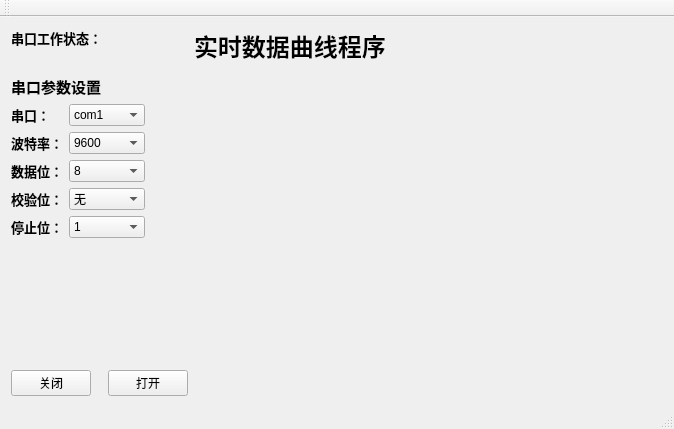
<?xml version="1.0" encoding="UTF-8"?>
<ui version="4.0">
 <class>MainWindow</class>
 <widget class="QMainWindow" name="MainWindow">
  <property name="geometry">
   <rect>
    <x>0</x>
    <y>0</y>
    <width>674</width>
    <height>429</height>
   </rect>
  </property>
  <property name="windowTitle">
   <string>MainWindow</string>
  </property>
  <widget class="QWidget" name="centralWidget">
   <layout class="QHBoxLayout" name="horizontalLayout">
    <item>
     <layout class="QGridLayout" name="gridLayout_2">
      <item row="0" column="0" colspan="4">
       <widget class="QLabel" name="label_2">
        <property name="sizePolicy">
         <sizepolicy hsizetype="Fixed" vsizetype="Fixed">
          <horstretch>0</horstretch>
          <verstretch>0</verstretch>
         </sizepolicy>
        </property>
        <property name="text">
         <string>&lt;html&gt;&lt;head/&gt;&lt;body&gt;&lt;p&gt;&lt;span style=&quot; font-size:10pt; font-weight:600;&quot;&gt;串口工作状态：&lt;/span&gt;&lt;/p&gt;&lt;/body&gt;&lt;/html&gt;</string>
        </property>
       </widget>
      </item>
      <item row="0" column="5" rowspan="2">
       <widget class="QLabel" name="label">
        <property name="sizePolicy">
         <sizepolicy hsizetype="Expanding" vsizetype="Preferred">
          <horstretch>0</horstretch>
          <verstretch>0</verstretch>
         </sizepolicy>
        </property>
        <property name="text">
         <string>&lt;html&gt;&lt;head/&gt;&lt;body&gt;&lt;p&gt;&lt;span style=&quot; font-size:18pt; font-weight:600;&quot;&gt;实时数据曲线程序&lt;/span&gt;&lt;/p&gt;&lt;/body&gt;&lt;/html&gt;</string>
        </property>
       </widget>
      </item>
      <item row="2" column="5" rowspan="12">
       <widget class="QCustomPlot" name="customPlot" native="true">
        <property name="enabled">
         <bool>true</bool>
        </property>
        <property name="sizePolicy">
         <sizepolicy hsizetype="Expanding" vsizetype="Expanding">
          <horstretch>0</horstretch>
          <verstretch>0</verstretch>
         </sizepolicy>
        </property>
        <zorder>horizontalSpacer_2</zorder>
       </widget>
      </item>
      <item row="3" column="0" colspan="4">
       <widget class="QLabel" name="label_4">
        <property name="sizePolicy">
         <sizepolicy hsizetype="Fixed" vsizetype="Preferred">
          <horstretch>0</horstretch>
          <verstretch>0</verstretch>
         </sizepolicy>
        </property>
        <property name="text">
         <string>&lt;html&gt;&lt;head/&gt;&lt;body&gt;&lt;p&gt;&lt;span style=&quot; font-size:11pt; font-weight:600;&quot;&gt;串口参数设置&lt;/span&gt;&lt;/p&gt;&lt;/body&gt;&lt;/html&gt;</string>
        </property>
       </widget>
      </item>
      <item row="12" column="1" colspan="3">
       <spacer name="verticalSpacer">
        <property name="orientation">
         <enum>Qt::Vertical</enum>
        </property>
        <property name="sizeHint" stdset="0">
         <size>
          <width>53</width>
          <height>118</height>
         </size>
        </property>
       </spacer>
      </item>
      <item row="13" column="0" colspan="3">
       <widget class="QPushButton" name="StopUartbtn">
        <property name="sizePolicy">
         <sizepolicy hsizetype="Fixed" vsizetype="Fixed">
          <horstretch>0</horstretch>
          <verstretch>0</verstretch>
         </sizepolicy>
        </property>
        <property name="text">
         <string>关闭</string>
        </property>
       </widget>
      </item>
      <item row="4" column="0" colspan="2">
       <widget class="QLabel" name="label_10">
        <property name="text">
         <string>&lt;html&gt;&lt;head/&gt;&lt;body&gt;&lt;p&gt;&lt;span style=&quot; font-size:10pt; font-weight:600;&quot;&gt;串口：&lt;/span&gt;&lt;/p&gt;&lt;/body&gt;&lt;/html&gt;</string>
        </property>
       </widget>
      </item>
      <item row="11" column="0" colspan="2">
       <widget class="QLabel" name="label_14">
        <property name="text">
         <string>&lt;html&gt;&lt;head/&gt;&lt;body&gt;&lt;p&gt;&lt;span style=&quot; font-size:10pt; font-weight:600;&quot;&gt;停止位：&lt;/span&gt;&lt;/p&gt;&lt;/body&gt;&lt;/html&gt;</string>
        </property>
       </widget>
      </item>
      <item row="9" column="0" rowspan="2" colspan="2">
       <widget class="QLabel" name="label_13">
        <property name="text">
         <string>&lt;html&gt;&lt;head/&gt;&lt;body&gt;&lt;p&gt;&lt;span style=&quot; font-size:10pt; font-weight:600;&quot;&gt;校验位：&lt;/span&gt;&lt;/p&gt;&lt;/body&gt;&lt;/html&gt;</string>
        </property>
       </widget>
      </item>
      <item row="7" column="0" rowspan="2" colspan="2">
       <widget class="QLabel" name="label_12">
        <property name="text">
         <string>&lt;html&gt;&lt;head/&gt;&lt;body&gt;&lt;p&gt;&lt;span style=&quot; font-size:10pt; font-weight:600;&quot;&gt;数据位：&lt;/span&gt;&lt;/p&gt;&lt;/body&gt;&lt;/html&gt;</string>
        </property>
       </widget>
      </item>
      <item row="5" column="0" rowspan="2" colspan="2">
       <widget class="QLabel" name="label_11">
        <property name="text">
         <string>&lt;html&gt;&lt;head/&gt;&lt;body&gt;&lt;p&gt;&lt;span style=&quot; font-size:10pt; font-weight:600;&quot;&gt;波特率：&lt;/span&gt;&lt;/p&gt;&lt;/body&gt;&lt;/html&gt;</string>
        </property>
       </widget>
      </item>
      <item row="1" column="0" rowspan="2" colspan="4">
       <widget class="QLabel" name="statusBar_2">
        <property name="text">
         <string/>
        </property>
       </widget>
      </item>
      <item row="4" column="2" colspan="2">
       <widget class="QComboBox" name="portNameComboBox">
        <item>
         <property name="text">
          <string>com1</string>
         </property>
        </item>
        <item>
         <property name="text">
          <string>com2</string>
         </property>
        </item>
        <item>
         <property name="text">
          <string>com3</string>
         </property>
        </item>
        <item>
         <property name="text">
          <string>com4</string>
         </property>
        </item>
        <item>
         <property name="text">
          <string>com5</string>
         </property>
        </item>
       </widget>
      </item>
      <item row="5" column="2" rowspan="2" colspan="2">
       <widget class="QComboBox" name="baudRateComboBox">
        <property name="sizePolicy">
         <sizepolicy hsizetype="Preferred" vsizetype="Fixed">
          <horstretch>0</horstretch>
          <verstretch>0</verstretch>
         </sizepolicy>
        </property>
        <item>
         <property name="text">
          <string>9600</string>
         </property>
        </item>
        <item>
         <property name="text">
          <string>38400</string>
         </property>
        </item>
        <item>
         <property name="text">
          <string>115200</string>
         </property>
        </item>
       </widget>
      </item>
      <item row="7" column="2" rowspan="2" colspan="2">
       <widget class="QComboBox" name="dataBitsComboBox">
        <item>
         <property name="text">
          <string>8</string>
         </property>
        </item>
        <item>
         <property name="text">
          <string>7</string>
         </property>
        </item>
        <item>
         <property name="text">
          <string>6</string>
         </property>
        </item>
        <item>
         <property name="text">
          <string>5</string>
         </property>
        </item>
       </widget>
      </item>
      <item row="9" column="2" rowspan="2" colspan="2">
       <widget class="QComboBox" name="parityComboBox">
        <item>
         <property name="text">
          <string>无</string>
         </property>
        </item>
        <item>
         <property name="text">
          <string>奇</string>
         </property>
        </item>
        <item>
         <property name="text">
          <string>偶</string>
         </property>
        </item>
       </widget>
      </item>
      <item row="11" column="2" colspan="2">
       <widget class="QComboBox" name="stopBitsComboBox">
        <item>
         <property name="text">
          <string>1</string>
         </property>
        </item>
        <item>
         <property name="text">
          <string>1.5</string>
         </property>
        </item>
        <item>
         <property name="text">
          <string>2</string>
         </property>
        </item>
       </widget>
      </item>
      <item row="13" column="3" colspan="2">
       <widget class="QPushButton" name="StartUartbtn">
        <property name="sizePolicy">
         <sizepolicy hsizetype="Fixed" vsizetype="Fixed">
          <horstretch>0</horstretch>
          <verstretch>0</verstretch>
         </sizepolicy>
        </property>
        <property name="text">
         <string>打开</string>
        </property>
       </widget>
      </item>
     </layout>
    </item>
   </layout>
  </widget>
  <widget class="QMenuBar" name="menuBar">
   <property name="geometry">
    <rect>
     <x>0</x>
     <y>0</y>
     <width>674</width>
     <height>23</height>
    </rect>
   </property>
  </widget>
  <widget class="QToolBar" name="mainToolBar">
   <attribute name="toolBarArea">
    <enum>TopToolBarArea</enum>
   </attribute>
   <attribute name="toolBarBreak">
    <bool>true</bool>
   </attribute>
  </widget>
  <widget class="QStatusBar" name="statusBar"/>
 </widget>
 <layoutdefault spacing="6" margin="11"/>
 <customwidgets>
  <customwidget>
   <class>QCustomPlot</class>
   <extends>QWidget</extends>
   <header>../../qcustomplot.h</header>
   <container>1</container>
  </customwidget>
 </customwidgets>
 <resources/>
 <connections/>
</ui>
